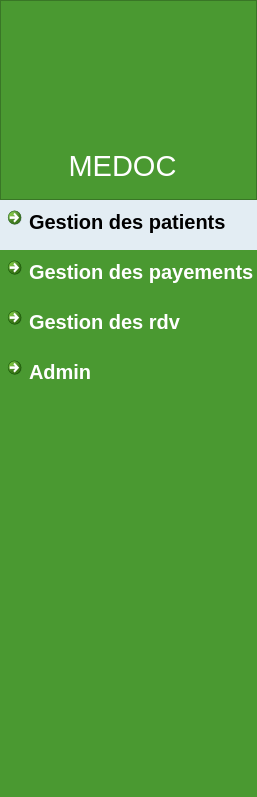
     <widget class="QFrame" name="frame">
      <property name="maximumSize">
       <size>
        <width>300</width>
        <height>16777215</height>
       </size>
      </property>
      <property name="styleSheet">
       <string notr="true">background-color: rgb(74, 153, 49);</string>
      </property>
      <property name="frameShape">
       <enum>QFrame::NoFrame</enum>
      </property>
      <property name="frameShadow">
       <enum>QFrame::Raised</enum>
      </property>
      <property name="lineWidth">
       <number>0</number>
      </property>
      <layout class="QVBoxLayout" name="verticalLayout">
       <property name="spacing">
        <number>0</number>
       </property>
       <property name="leftMargin">
        <number>0</number>
       </property>
       <property name="topMargin">
        <number>0</number>
       </property>
       <property name="rightMargin">
        <number>0</number>
       </property>
       <property name="bottomMargin">
        <number>0</number>
       </property>
       <item>
        <widget class="QFrame" name="frame_3">
         <property name="minimumSize">
          <size>
           <width>0</width>
           <height>200</height>
          </size>
         </property>
         <property name="maximumSize">
          <size>
           <width>16777215</width>
           <height>200</height>
          </size>
         </property>
         <property name="frameShape">
          <enum>QFrame::StyledPanel</enum>
         </property>
         <property name="frameShadow">
          <enum>QFrame::Raised</enum>
         </property>
         <widget class="QLabel" name="label">
          <property name="geometry">
           <rect>
            <x>49</x>
            <y>10</y>
            <width>151</width>
            <height>141</height>
           </rect>
          </property>
          <property name="text">
           <string/>
          </property>
          <property name="pixmap">
           <pixmap resource="icon.qrc">:/ICON/pngtree-medical-logo-vector-png-image_6713322.png</pixmap>
          </property>
          <property name="scaledContents">
           <bool>true</bool>
          </property>
         </widget>
         <widget class="QLabel" name="label_2">
          <property name="geometry">
           <rect>
            <x>22</x>
            <y>150</y>
            <width>201</width>
            <height>31</height>
           </rect>
          </property>
          <property name="font">
           <font>
            <pointsize>22</pointsize>
           </font>
          </property>
          <property name="styleSheet">
           <string notr="true">color: rgb(255, 255, 255);</string>
          </property>
          <property name="text">
           <string>MEDOC</string>
          </property>
          <property name="alignment">
           <set>Qt::AlignCenter</set>
          </property>
         </widget>
        </widget>
       </item>
       <item>
        <widget class="QFrame" name="frame_4">
         <property name="frameShape">
          <enum>QFrame::NoFrame</enum>
         </property>
         <property name="frameShadow">
          <enum>QFrame::Raised</enum>
         </property>
         <layout class="QVBoxLayout" name="verticalLayout_2">
          <property name="spacing">
           <number>0</number>
          </property>
          <property name="leftMargin">
           <number>0</number>
          </property>
          <property name="topMargin">
           <number>0</number>
          </property>
          <property name="rightMargin">
           <number>0</number>
          </property>
          <property name="bottomMargin">
           <number>0</number>
          </property>
          <item>
           <widget class="QCommandLinkButton" name="btnGererPatient">
            <property name="minimumSize">
             <size>
              <width>0</width>
              <height>50</height>
             </size>
            </property>
            <property name="font">
             <font>
              <family>Segoe UI</family>
              <pointsize>15</pointsize>
              <weight>75</weight>
              <bold>true</bold>
             </font>
            </property>
            <property name="cursor">
             <cursorShape>PointingHandCursor</cursorShape>
            </property>
            <property name="styleSheet">
             <string notr="true">QCommandLinkButton{
color: rgb(0, 0, 0);
background-color: rgb(227, 237, 243);
border: none;
}</string>
            </property>
            <property name="text">
             <string>Gestion des patients</string>
            </property>
            <property name="icon">
             <iconset resource="icon.qrc">
              <normaloff>:/ICON/users.svg</normaloff>:/ICON/users.svg</iconset>
            </property>
            <property name="iconSize">
             <size>
              <width>28</width>
              <height>28</height>
             </size>
            </property>
            <property name="autoDefault">
             <bool>false</bool>
            </property>
            <property name="default">
             <bool>false</bool>
            </property>
           </widget>
          </item>
          <item>
           <widget class="QCommandLinkButton" name="btnGererPayement">
            <property name="minimumSize">
             <size>
              <width>0</width>
              <height>50</height>
             </size>
            </property>
            <property name="font">
             <font>
              <family>Segoe UI</family>
              <pointsize>15</pointsize>
              <weight>75</weight>
              <italic>false</italic>
              <bold>true</bold>
             </font>
            </property>
            <property name="cursor">
             <cursorShape>PointingHandCursor</cursorShape>
            </property>
            <property name="styleSheet">
             <string notr="true">color: rgb(255, 255, 255);
border: none;</string>
            </property>
            <property name="text">
             <string>Gestion des payements</string>
            </property>
            <property name="icon">
             <iconset resource="icon.qrc">
              <normaloff>:/ICON/cash-outline.svg</normaloff>:/ICON/cash-outline.svg</iconset>
            </property>
            <property name="iconSize">
             <size>
              <width>28</width>
              <height>28</height>
             </size>
            </property>
           </widget>
          </item>
          <item>
           <widget class="QCommandLinkButton" name="btnGererRDV">
            <property name="minimumSize">
             <size>
              <width>0</width>
              <height>50</height>
             </size>
            </property>
            <property name="font">
             <font>
              <family>Segoe UI</family>
              <pointsize>15</pointsize>
              <weight>75</weight>
              <italic>false</italic>
              <bold>true</bold>
             </font>
            </property>
            <property name="cursor">
             <cursorShape>PointingHandCursor</cursorShape>
            </property>
            <property name="styleSheet">
             <string notr="true">color: rgb(255, 255, 255);
border: none;</string>
            </property>
            <property name="text">
             <string>Gestion des rdv</string>
            </property>
            <property name="icon">
             <iconset resource="icon.qrc">
              <normaloff>:/ICON/calendar-number-outline.svg</normaloff>:/ICON/calendar-number-outline.svg</iconset>
            </property>
            <property name="iconSize">
             <size>
              <width>28</width>
              <height>28</height>
             </size>
            </property>
           </widget>
          </item>
          <item>
           <widget class="QCommandLinkButton" name="btnAdmin">
            <property name="minimumSize">
             <size>
              <width>0</width>
              <height>50</height>
             </size>
            </property>
            <property name="font">
             <font>
              <family>Segoe UI</family>
              <pointsize>15</pointsize>
              <weight>75</weight>
              <italic>false</italic>
              <bold>true</bold>
             </font>
            </property>
            <property name="cursor">
             <cursorShape>PointingHandCursor</cursorShape>
            </property>
            <property name="styleSheet">
             <string notr="true">color: rgb(255, 255, 255);
border: none;</string>
            </property>
            <property name="text">
             <string>Admin</string>
            </property>
            <property name="icon">
             <iconset resource="icon.qrc">
              <normaloff>:/ICON/alert.svg</normaloff>:/ICON/alert.svg</iconset>
            </property>
            <property name="iconSize">
             <size>
              <width>28</width>
              <height>28</height>
             </size>
            </property>
           </widget>
          </item>
          <item>
           <spacer name="verticalSpacer">
            <property name="orientation">
             <enum>Qt::Vertical</enum>
            </property>
            <property name="sizeHint" stdset="0">
             <size>
              <width>20</width>
              <height>397</height>
             </size>
            </property>
           </spacer>
          </item>
         </layout>
        </widget>
       </item>
      </layout>
     </widget>
